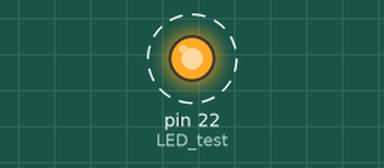
Recording of a sketch running on a simulated Arduino Mega 2560, built with avr-gcc and run on an emulated ATmega2560. Parts: output pins drawn as LEDs (lit = HIGH). Dashed ring = blinking.

Above: at 0.5 s.
Timing chart, 0 to 4.6 s (numbered marks = the images above):
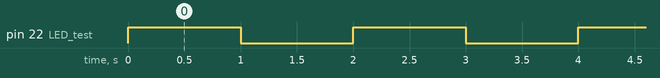

The sketch:

code_test.ino
```cpp
#include <Arduino.h>

// Définir la broche de la LED interne sur GPIO 22
const int LED_test = 22;

void setup()
{
  // Initialiser la broche de la LED comme sortie
  pinMode(LED_test, OUTPUT);
}

void loop()
{
  // Allumer la LED
  digitalWrite(LED_test, HIGH);
  delay(1000); // Attendre 1 seconde

  // Éteindre la LED
  digitalWrite(LED_test, LOW);
  delay(1000); // Attendre 1 seconde
}
```

Carte_test.cpp
```cpp
#define LED_AUTORISATION 4
#define LED_ETAGE1 6
#define LED_ARMER 12
#define LED_MISE_A_FEU 13
#define AUTORISATION A5
#define ETAGE1 A4
#define MISE_A_FEU A3
#define ARMER A2

unsigned long startTime = 0; // Pour suivre le temps écoulé
bool counting = false;       // Indique si le chronomètre est actif

bool etat_LED_AUTORISATION = false; // État de la LED_AUTORISATION
bool etat_LED_ETAGE1 = false;       // État de la LED_ETAGE1

bool dernierEtat_AUTORISATION = false; // Dernier état connu du bouton AUTORISATION
bool dernierEtat_ETAGE1 = false;       // Dernier état connu du bouton ETAGE1

void setup() {
  pinMode(LED_AUTORISATION, OUTPUT);
  pinMode(LED_ETAGE1, OUTPUT);
  pinMode(LED_ARMER, OUTPUT);
  pinMode(LED_MISE_A_FEU, OUTPUT);
  pinMode(AUTORISATION, INPUT);
  pinMode(ETAGE1, INPUT);
  pinMode(MISE_A_FEU, INPUT);
  pinMode(ARMER, INPUT);

  // Initialisation des LEDs à LOW (éteintes)
  digitalWrite(LED_AUTORISATION, LOW);
  digitalWrite(LED_ETAGE1, LOW);
  digitalWrite(LED_ARMER, LOW);
  digitalWrite(LED_MISE_A_FEU, LOW);

  // Initialisation du port série (si nécessaire pour débogage)
  Serial.begin(9600);
}

void loop() {
  // Lecture des états des boutons
  bool bouton_AUTORISATION = digitalRead(AUTORISATION);
  bool bouton_ETAGE1 = digitalRead(ETAGE1);
  bool bouton_ARMER = digitalRead(ARMER);       // Lecture du bouton ARMER
  bool bouton_MISE_A_FEU = digitalRead(MISE_A_FEU); // Lecture du bouton MISE_A_FEU

  // Basculer l'état de LED_AUTORISATION lors d'un appui sur AUTORISATION
  if (bouton_AUTORISATION && !dernierEtat_AUTORISATION) { // Détection du front montant
    etat_LED_AUTORISATION = !etat_LED_AUTORISATION;       // Inverser l'état
    digitalWrite(LED_AUTORISATION, etat_LED_AUTORISATION ? HIGH : LOW);
  }
  dernierEtat_AUTORISATION = bouton_AUTORISATION; // Mettre à jour l'état précédent

  // Basculer l'état de LED_ETAGE1 lors d'un appui sur ETAGE1
  if (bouton_ETAGE1 && !dernierEtat_ETAGE1) { // Détection du front montant
    etat_LED_ETAGE1 = !etat_LED_ETAGE1;       // Inverser l'état
    digitalWrite(LED_ETAGE1, etat_LED_ETAGE1 ? HIGH : LOW);
  }
  dernierEtat_ETAGE1 = bouton_ETAGE1; // Mettre à jour l'état précédent

  // Gestion de la LED_ARMER
  if (bouton_ARMER) { // Si le bouton ARMER est appuyé
    Serial.println("ARMER activée");
    digitalWrite(LED_ARMER, HIGH);
  } else {
    digitalWrite(LED_ARMER, LOW); // Éteindre la LED si le bouton est relâché
  }

  // Gestion de la LED_MISE_A_FEU
  if (bouton_MISE_A_FEU) { // Si le bouton MISE_A_FEU est appuyé
    Serial.println("MISE A FEU activée");
    digitalWrite(LED_MISE_A_FEU, HIGH);
  } else {
    digitalWrite(LED_MISE_A_FEU, LOW); // Éteindre la LED si le bouton est relâché
  }
}
```

Measured:
- by itself, pin 22 (LED_test): alternates HIGH for 1.0 s and LOW for 1.0 s
